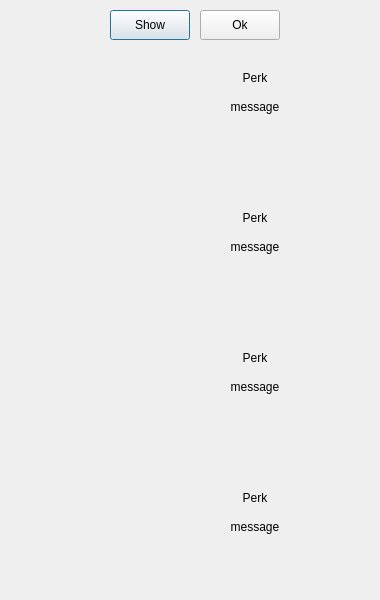
<?xml version="1.0" encoding="UTF-8"?>
<ui version="4.0">
 <class>Dialog</class>
 <widget class="QDialog" name="Dialog">
  <property name="geometry">
   <rect>
    <x>0</x>
    <y>0</y>
    <width>380</width>
    <height>600</height>
   </rect>
  </property>
  <property name="minimumSize">
   <size>
    <width>380</width>
    <height>140</height>
   </size>
  </property>
  <property name="maximumSize">
   <size>
    <width>380</width>
    <height>600</height>
   </size>
  </property>
  <property name="windowTitle">
   <string>Dialog</string>
  </property>
  <widget class="QLabel" name="msg4_lbl">
   <property name="geometry">
    <rect>
     <x>130</x>
     <y>520</y>
     <width>250</width>
     <height>60</height>
    </rect>
   </property>
   <property name="sizePolicy">
    <sizepolicy hsizetype="Preferred" vsizetype="Fixed">
     <horstretch>0</horstretch>
     <verstretch>0</verstretch>
    </sizepolicy>
   </property>
   <property name="styleSheet">
    <string notr="true"/>
   </property>
   <property name="text">
    <string>message</string>
   </property>
   <property name="alignment">
    <set>Qt::AlignHCenter|Qt::AlignTop</set>
   </property>
   <property name="wordWrap">
    <bool>true</bool>
   </property>
  </widget>
  <widget class="QLabel" name="img1">
   <property name="geometry">
    <rect>
     <x>25</x>
     <y>60</y>
     <width>100</width>
     <height>100</height>
    </rect>
   </property>
   <property name="sizePolicy">
    <sizepolicy hsizetype="Fixed" vsizetype="Fixed">
     <horstretch>0</horstretch>
     <verstretch>0</verstretch>
    </sizepolicy>
   </property>
   <property name="minimumSize">
    <size>
     <width>100</width>
     <height>100</height>
    </size>
   </property>
   <property name="maximumSize">
    <size>
     <width>100</width>
     <height>100</height>
    </size>
   </property>
   <property name="cursor">
    <cursorShape>ArrowCursor</cursorShape>
   </property>
   <property name="toolTip">
    <string/>
   </property>
   <property name="whatsThis">
    <string/>
   </property>
   <property name="styleSheet">
    <string notr="true"/>
   </property>
   <property name="text">
    <string/>
   </property>
   <property name="alignment">
    <set>Qt::AlignCenter</set>
   </property>
  </widget>
  <widget class="QLabel" name="perk3_lbl">
   <property name="geometry">
    <rect>
     <x>130</x>
     <y>340</y>
     <width>250</width>
     <height>35</height>
    </rect>
   </property>
   <property name="styleSheet">
    <string notr="true"/>
   </property>
   <property name="text">
    <string>Perk</string>
   </property>
   <property name="alignment">
    <set>Qt::AlignCenter</set>
   </property>
  </widget>
  <widget class="QLabel" name="perk1_lbl">
   <property name="geometry">
    <rect>
     <x>130</x>
     <y>60</y>
     <width>250</width>
     <height>35</height>
    </rect>
   </property>
   <property name="styleSheet">
    <string notr="true"/>
   </property>
   <property name="text">
    <string>Perk</string>
   </property>
   <property name="alignment">
    <set>Qt::AlignCenter</set>
   </property>
  </widget>
  <widget class="QLabel" name="img3">
   <property name="geometry">
    <rect>
     <x>25</x>
     <y>340</y>
     <width>100</width>
     <height>100</height>
    </rect>
   </property>
   <property name="sizePolicy">
    <sizepolicy hsizetype="Fixed" vsizetype="Fixed">
     <horstretch>0</horstretch>
     <verstretch>0</verstretch>
    </sizepolicy>
   </property>
   <property name="minimumSize">
    <size>
     <width>100</width>
     <height>100</height>
    </size>
   </property>
   <property name="maximumSize">
    <size>
     <width>100</width>
     <height>100</height>
    </size>
   </property>
   <property name="cursor">
    <cursorShape>ArrowCursor</cursorShape>
   </property>
   <property name="toolTip">
    <string/>
   </property>
   <property name="whatsThis">
    <string/>
   </property>
   <property name="styleSheet">
    <string notr="true"/>
   </property>
   <property name="text">
    <string/>
   </property>
   <property name="alignment">
    <set>Qt::AlignCenter</set>
   </property>
  </widget>
  <widget class="QLabel" name="msg3_lbl">
   <property name="geometry">
    <rect>
     <x>130</x>
     <y>380</y>
     <width>250</width>
     <height>60</height>
    </rect>
   </property>
   <property name="sizePolicy">
    <sizepolicy hsizetype="Preferred" vsizetype="Fixed">
     <horstretch>0</horstretch>
     <verstretch>0</verstretch>
    </sizepolicy>
   </property>
   <property name="styleSheet">
    <string notr="true"/>
   </property>
   <property name="text">
    <string>message</string>
   </property>
   <property name="alignment">
    <set>Qt::AlignHCenter|Qt::AlignTop</set>
   </property>
   <property name="wordWrap">
    <bool>true</bool>
   </property>
  </widget>
  <widget class="QLabel" name="msg2_lbl">
   <property name="geometry">
    <rect>
     <x>130</x>
     <y>240</y>
     <width>250</width>
     <height>60</height>
    </rect>
   </property>
   <property name="sizePolicy">
    <sizepolicy hsizetype="Preferred" vsizetype="Fixed">
     <horstretch>0</horstretch>
     <verstretch>0</verstretch>
    </sizepolicy>
   </property>
   <property name="styleSheet">
    <string notr="true"/>
   </property>
   <property name="text">
    <string>message</string>
   </property>
   <property name="alignment">
    <set>Qt::AlignHCenter|Qt::AlignTop</set>
   </property>
   <property name="wordWrap">
    <bool>true</bool>
   </property>
  </widget>
  <widget class="QLabel" name="img4">
   <property name="geometry">
    <rect>
     <x>25</x>
     <y>480</y>
     <width>100</width>
     <height>100</height>
    </rect>
   </property>
   <property name="sizePolicy">
    <sizepolicy hsizetype="Fixed" vsizetype="Fixed">
     <horstretch>0</horstretch>
     <verstretch>0</verstretch>
    </sizepolicy>
   </property>
   <property name="minimumSize">
    <size>
     <width>100</width>
     <height>100</height>
    </size>
   </property>
   <property name="maximumSize">
    <size>
     <width>100</width>
     <height>100</height>
    </size>
   </property>
   <property name="cursor">
    <cursorShape>ArrowCursor</cursorShape>
   </property>
   <property name="toolTip">
    <string/>
   </property>
   <property name="whatsThis">
    <string/>
   </property>
   <property name="styleSheet">
    <string notr="true"/>
   </property>
   <property name="text">
    <string/>
   </property>
   <property name="alignment">
    <set>Qt::AlignCenter</set>
   </property>
  </widget>
  <widget class="QLabel" name="img2">
   <property name="geometry">
    <rect>
     <x>25</x>
     <y>200</y>
     <width>100</width>
     <height>100</height>
    </rect>
   </property>
   <property name="sizePolicy">
    <sizepolicy hsizetype="Fixed" vsizetype="Fixed">
     <horstretch>0</horstretch>
     <verstretch>0</verstretch>
    </sizepolicy>
   </property>
   <property name="minimumSize">
    <size>
     <width>100</width>
     <height>100</height>
    </size>
   </property>
   <property name="maximumSize">
    <size>
     <width>100</width>
     <height>100</height>
    </size>
   </property>
   <property name="cursor">
    <cursorShape>ArrowCursor</cursorShape>
   </property>
   <property name="toolTip">
    <string/>
   </property>
   <property name="whatsThis">
    <string/>
   </property>
   <property name="styleSheet">
    <string notr="true"/>
   </property>
   <property name="text">
    <string/>
   </property>
   <property name="alignment">
    <set>Qt::AlignCenter</set>
   </property>
  </widget>
  <widget class="QLabel" name="perk4_lbl">
   <property name="geometry">
    <rect>
     <x>130</x>
     <y>480</y>
     <width>250</width>
     <height>35</height>
    </rect>
   </property>
   <property name="styleSheet">
    <string notr="true"/>
   </property>
   <property name="text">
    <string>Perk</string>
   </property>
   <property name="alignment">
    <set>Qt::AlignCenter</set>
   </property>
  </widget>
  <widget class="QLabel" name="bg">
   <property name="geometry">
    <rect>
     <x>0</x>
     <y>0</y>
     <width>380</width>
     <height>600</height>
    </rect>
   </property>
   <property name="sizePolicy">
    <sizepolicy hsizetype="Fixed" vsizetype="Fixed">
     <horstretch>0</horstretch>
     <verstretch>0</verstretch>
    </sizepolicy>
   </property>
   <property name="styleSheet">
    <string notr="true"/>
   </property>
   <property name="text">
    <string/>
   </property>
   <property name="scaledContents">
    <bool>false</bool>
   </property>
  </widget>
  <widget class="QLabel" name="msg1_lbl">
   <property name="geometry">
    <rect>
     <x>130</x>
     <y>100</y>
     <width>250</width>
     <height>60</height>
    </rect>
   </property>
   <property name="sizePolicy">
    <sizepolicy hsizetype="Preferred" vsizetype="Fixed">
     <horstretch>0</horstretch>
     <verstretch>0</verstretch>
    </sizepolicy>
   </property>
   <property name="styleSheet">
    <string notr="true"/>
   </property>
   <property name="text">
    <string>message</string>
   </property>
   <property name="alignment">
    <set>Qt::AlignHCenter|Qt::AlignTop</set>
   </property>
   <property name="wordWrap">
    <bool>true</bool>
   </property>
  </widget>
  <widget class="QLabel" name="perk2_lbl">
   <property name="geometry">
    <rect>
     <x>130</x>
     <y>200</y>
     <width>250</width>
     <height>35</height>
    </rect>
   </property>
   <property name="styleSheet">
    <string notr="true"/>
   </property>
   <property name="text">
    <string>Perk</string>
   </property>
   <property name="alignment">
    <set>Qt::AlignCenter</set>
   </property>
  </widget>
  <widget class="QPushButton" name="show_btn">
   <property name="geometry">
    <rect>
     <x>110</x>
     <y>10</y>
     <width>80</width>
     <height>30</height>
    </rect>
   </property>
   <property name="styleSheet">
    <string notr="true"/>
   </property>
   <property name="text">
    <string>Show</string>
   </property>
  </widget>
  <widget class="QPushButton" name="close_btn">
   <property name="geometry">
    <rect>
     <x>200</x>
     <y>10</y>
     <width>80</width>
     <height>30</height>
    </rect>
   </property>
   <property name="styleSheet">
    <string notr="true"/>
   </property>
   <property name="text">
    <string>Ok</string>
   </property>
  </widget>
  <widget class="QLabel" name="frame1">
   <property name="geometry">
    <rect>
     <x>0</x>
     <y>35</y>
     <width>150</width>
     <height>150</height>
    </rect>
   </property>
   <property name="sizePolicy">
    <sizepolicy hsizetype="Fixed" vsizetype="Fixed">
     <horstretch>0</horstretch>
     <verstretch>0</verstretch>
    </sizepolicy>
   </property>
   <property name="minimumSize">
    <size>
     <width>150</width>
     <height>150</height>
    </size>
   </property>
   <property name="maximumSize">
    <size>
     <width>150</width>
     <height>150</height>
    </size>
   </property>
   <property name="cursor">
    <cursorShape>ArrowCursor</cursorShape>
   </property>
   <property name="toolTip">
    <string/>
   </property>
   <property name="whatsThis">
    <string/>
   </property>
   <property name="styleSheet">
    <string notr="true"/>
   </property>
   <property name="text">
    <string/>
   </property>
   <property name="alignment">
    <set>Qt::AlignCenter</set>
   </property>
  </widget>
  <widget class="QLabel" name="frame2">
   <property name="geometry">
    <rect>
     <x>0</x>
     <y>175</y>
     <width>150</width>
     <height>150</height>
    </rect>
   </property>
   <property name="sizePolicy">
    <sizepolicy hsizetype="Fixed" vsizetype="Fixed">
     <horstretch>0</horstretch>
     <verstretch>0</verstretch>
    </sizepolicy>
   </property>
   <property name="minimumSize">
    <size>
     <width>150</width>
     <height>150</height>
    </size>
   </property>
   <property name="maximumSize">
    <size>
     <width>150</width>
     <height>150</height>
    </size>
   </property>
   <property name="cursor">
    <cursorShape>ArrowCursor</cursorShape>
   </property>
   <property name="toolTip">
    <string/>
   </property>
   <property name="whatsThis">
    <string/>
   </property>
   <property name="styleSheet">
    <string notr="true"/>
   </property>
   <property name="text">
    <string/>
   </property>
   <property name="alignment">
    <set>Qt::AlignCenter</set>
   </property>
  </widget>
  <widget class="QLabel" name="frame3">
   <property name="geometry">
    <rect>
     <x>0</x>
     <y>315</y>
     <width>150</width>
     <height>150</height>
    </rect>
   </property>
   <property name="sizePolicy">
    <sizepolicy hsizetype="Fixed" vsizetype="Fixed">
     <horstretch>0</horstretch>
     <verstretch>0</verstretch>
    </sizepolicy>
   </property>
   <property name="minimumSize">
    <size>
     <width>150</width>
     <height>150</height>
    </size>
   </property>
   <property name="maximumSize">
    <size>
     <width>150</width>
     <height>150</height>
    </size>
   </property>
   <property name="cursor">
    <cursorShape>ArrowCursor</cursorShape>
   </property>
   <property name="toolTip">
    <string/>
   </property>
   <property name="whatsThis">
    <string/>
   </property>
   <property name="styleSheet">
    <string notr="true"/>
   </property>
   <property name="text">
    <string/>
   </property>
   <property name="alignment">
    <set>Qt::AlignCenter</set>
   </property>
  </widget>
  <widget class="QLabel" name="frame4">
   <property name="geometry">
    <rect>
     <x>0</x>
     <y>455</y>
     <width>150</width>
     <height>150</height>
    </rect>
   </property>
   <property name="sizePolicy">
    <sizepolicy hsizetype="Fixed" vsizetype="Fixed">
     <horstretch>0</horstretch>
     <verstretch>0</verstretch>
    </sizepolicy>
   </property>
   <property name="minimumSize">
    <size>
     <width>150</width>
     <height>150</height>
    </size>
   </property>
   <property name="maximumSize">
    <size>
     <width>150</width>
     <height>150</height>
    </size>
   </property>
   <property name="cursor">
    <cursorShape>ArrowCursor</cursorShape>
   </property>
   <property name="toolTip">
    <string/>
   </property>
   <property name="whatsThis">
    <string/>
   </property>
   <property name="styleSheet">
    <string notr="true"/>
   </property>
   <property name="text">
    <string/>
   </property>
   <property name="alignment">
    <set>Qt::AlignCenter</set>
   </property>
  </widget>
  <zorder>bg</zorder>
  <zorder>msg4_lbl</zorder>
  <zorder>img1</zorder>
  <zorder>perk3_lbl</zorder>
  <zorder>perk1_lbl</zorder>
  <zorder>img3</zorder>
  <zorder>msg3_lbl</zorder>
  <zorder>msg2_lbl</zorder>
  <zorder>img4</zorder>
  <zorder>img2</zorder>
  <zorder>perk4_lbl</zorder>
  <zorder>msg1_lbl</zorder>
  <zorder>perk2_lbl</zorder>
  <zorder>show_btn</zorder>
  <zorder>close_btn</zorder>
  <zorder>frame1</zorder>
  <zorder>frame2</zorder>
  <zorder>frame3</zorder>
  <zorder>frame4</zorder>
 </widget>
 <resources/>
 <connections/>
</ui>
